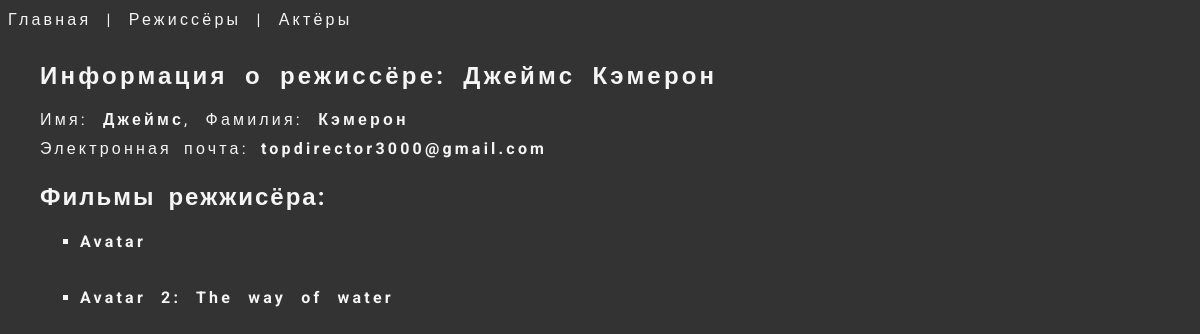
The app's page /directors/2 with its own data.
### movie_app/models.py (models this page shows, shortened)
class Director(models.Model):
    first_name = models.CharField(max_length=128)
    second_name = models.CharField(max_length=128)
    email = models.EmailField()
    def __str__(self):
        return f"{self.first_name} {self.second_name}"

class Movie(models.Model):
    name = models.CharField(max_length=40)
    rating = models.IntegerField()
    year = models.PositiveIntegerField(null=True)
    budget = models.PositiveIntegerField(blank=True)
    slug = models.SlugField(default='',null=False)
    director = models.ForeignKey(to='Director',on_delete=models.PROTECT, null=True,blank=True)
    actors = models.ManyToManyField(to='Actor',blank=True)
    def get_url(self):
        return reverse('about',args=[self.slug])
    def __str__(self):
        return self.name

### movie_app/views.py (the view)
# urls.py: path('directors/<int:director_id>',views.about_director,name='about_director'),
def about_director(request, director_id):
    director = get_object_or_404(Director,id=director_id)
    movies = director.movie_set.all()
    context = {
        'director': director,
        'movies' : movies,
    }
    return render(request, 'movie_app/about_director.html', context=context)

### movie_app/templates/movie_app/about_director.html
{% extends 'movie_app/base.html' %}
{%block content%}
<div>
 <h2>Информация о режиссёре: {{director}}</h2>
 Имя: <b>{{director.first_name}}</b>, Фамилия: <b>{{director.second_name}}</b>
  <p>Электронная почта: <b>{{director.email}}</b></p>
 {% if movies %}
  <p><h3>Фильмы режжисёра:</h3></p>
  {% for movie in movies%}
   <ul>
    <li>
     <h4><a href="{{movie.get_url}}">{{movie}}</a></h4>
    </li>
   </ul>
  {% endfor%}
 {% else %}
  <h4>К сожалению в нашей базе нет фильмов данного режиссёра 🙁🙁</h4>
 {% endif %}
</div>
{%endblock content%}

### movie_app/static/movie_app/css/index.css (style rules this page uses)
* { line-height: 1.5rem; }
body { background-color: #333; color:whitesmoke; font-family: 'Roboto', sans-serif; letter-spacing: 0.2rem; word-spacing: 0.5rem; }
div { margin: 2rem; }
li { list-style-type: square; margin-bottom: 2rem; }
h3 { font-size: 1.5rem; margin-bottom: 0px; word-spacing: 5px; letter-spacing: 2px; }
p { margin-top: 0.3rem; word-spacing: 5px; letter-spacing: 10%; }
a { text-decoration: none; color: whitesmoke; }

### records on screen
Director: first_name+second_name "Джеймс Кэмерон", first_name "Джеймс", second_name "Кэмерон", email "topdirector3000@gmail.com"
Movie: name "Avatar"
Movie: name "Avatar 2: The way of water"
